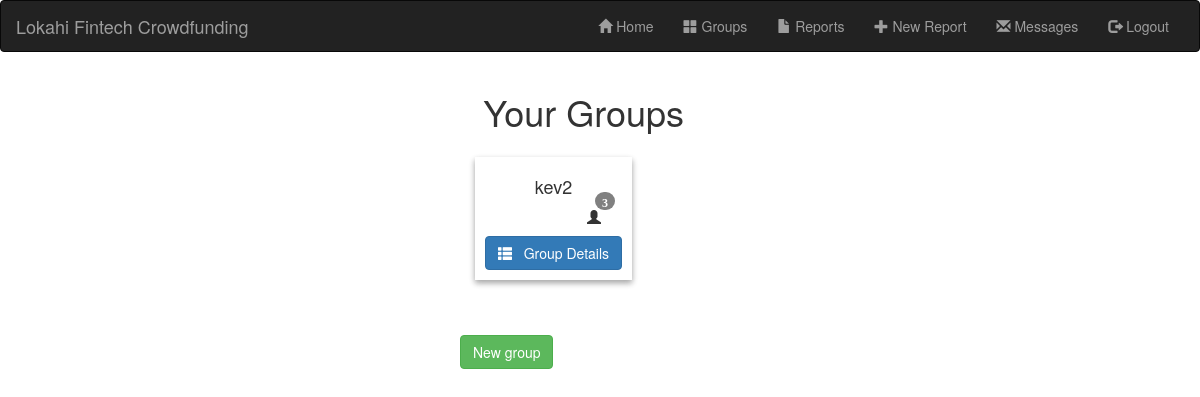
Before: /app/groups/ (signed in) with the older database file.
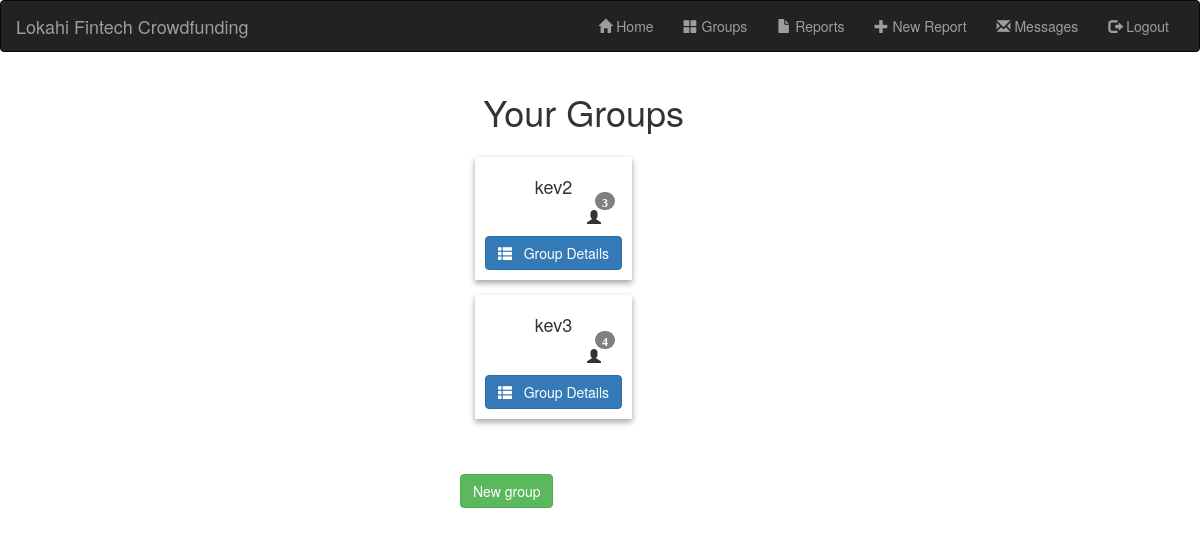
After: the same page with the newer database file.
### app/models.py (models this page shows, shortened)
class UserMadeGroup(models.Model):
    group_name = models.CharField(max_length=50, unique=True)
    members = models.ManyToManyField(User)
    reports = models.ManyToManyField(Report)
    def get_absolute_url(self):
        return reverse('group_detail', args=[str(self.id)])

### app/views.py (the view)
# urls.py: url(r'^groups/delete_message/(?P<groupId>[\w ]+)$', views.remove_from_group, name='remove_from_group'),
class groups(generic.ListView):
    model = UserMadeGroup
    paginate_by = 4
    context_object_name = 'groups'
    template_name = 'group_list.html'
    def get_queryset(self):
        return UserMadeGroup.objects.filter(members = self.request.user)

### app/templatetags/user_tags.py (called while the page is built)
@register.filter('has_group')
def has_group(user, group_name):
    groups = user.groups.all().values_list('name', flat=True)
    return True if group_name in groups else False

### app/templates/group_list.html
{% extends "base_generic.html" %}
{% block content %}
<h1 id = "group_list_title">Your Groups</h1>
    {% if user.is_authenticated %}
        <ul id = group_list>
        {% if groups %}
        {% for group in groups %}
        <div id = "group_cards" class="card text-center">
            <div class="card-block">
              <h4 class="card-title">{{ group.group_name }}</h4>
              <p class="card-text"></b>
                &nbsp; <span class="glyphicon glyphicon-user" style="float:right;">
                        <span class="badge badge-notify">{{ group.members.count }}</span>
                </span>
              </p>
              <a href="{{ group.get_absolute_url }}" class="btn btn-primary">
                  <span class="glyphicon glyphicon-th-list"> </span>
                  &nbsp; Group Details
                </a>
            </div>
          </div>
        {% endfor %}
        {% else %}
        <p>You are not in any groups.</p>
        {% endif %}
        <br></br>
        <a href='create_group' class="btn btn-success">New group</a>
        </ul>
    {% else %}
      <p>Your account doesn't have access to this page. To proceed,
        please login with an account that has access.</p>
    {% endif %}
{% endblock %}

### app/templates/base_generic.html (shortened to what this page needs)
{% load user_tags %}
<!DOCTYPE html>
<html lang="en">
<head>
  <link rel="stylesheet" href="https://maxcdn.bootstrapcdn.com/bootstrap/3.3.7/css/bootstrap.min.css">
  <link rel="stylesheet" type="text/css" href="//cdn.jsdelivr.net/bootstrap/3/css/bootstrap.css" />
  <link rel="stylesheet" type="text/css" href="//cdn.jsdelivr.net/bootstrap.daterangepicker/2/daterangepicker.css" />
  {% load static %}
  <link rel="stylesheet" href="{% static 'css/styles.css' %}">
</head>
<nav class="navbar navbar-inverse">
  <div class="container-fluid">
    <div class="navbar-header">
      <a class="navbar-brand" href="#">Lokahi Fintech Crowdfunding</a>
    </div>
    <ul class="nav navbar-nav" style="float:right;">
      <li><a href="{% url 'index' %}"><span class="glyphicon glyphicon-home"></span> Home</a></li>
      {% if user.is_authenticated %}
        <li><a href="{% url 'groups'%}?next={{request.path}}"><span class="glyphicon glyphicon-th-large"></span> Groups</a></li>
        <li><a href="{% url 'reports'%}?next={{request.path}}"><span class="glyphicon glyphicon-file"></span> Reports</a></li>
        <li><a href="{% url 'create_report'%}?next={{request.path}}"><span class="glyphicon glyphicon-plus"></span> New Report</a></li>
        <li><a href="{% url 'messages'%}?next={{request.path}}"> <span class="glyphicon glyphicon-envelope"></span> Messages</a></li>
        <li><a href="{% url 'logout'%}"><span class="glyphicon glyphicon-log-out"></span> Logout</a></li>
      {% else %}
         <li><a href="{% url 'login'%}?next={{request.path}}"><span class="glyphicon glyphicon-log-in"></span> Login</a></li>
         <li><a href="{% url 'create_user'%}?next={{request.path}}"><span class="glyphicon glyphicon-user"></span> New User?</a></li>
      {% endif %}
    </ul>
  </div>
</nav>
<body onload="pageScript();">
  <div id = "content-container" class="container-fluid" style="padding-left:35%;">
    <div class="row">
      <div class="col-sm-10 ">
      {% block content %}{% endblock %}
      </div>
    </div>
  </div>
  {% block pagination %}
  {% if is_paginated %}
        {% if page_obj.has_previous %}
        {% load url_tags %}
        {% endif %}
        {% if page_obj.has_next %}
        {% load url_tags %}
        {% endif %}
  {% endif %}
  {% endblock %}
</body>
</html>

### app/static/css/styles.css (style rules this page uses)
.badge-notify { background:grey; position:relative; top: -15px; left: -20px; margin-right: -13px; min-width: 6px; }
#group_list_title { padding-left:10%; }
#group_cards { box-shadow: 0 3px 6px rgba(0,0,0,0.16), 0 3px 6px rgba(0,0,0,0.23); padding: 10px; margin: 15px; }
#group_list { position: absolute; }

Changed rows visible on the page:
added UserMadeGroup: group_name "kev3", members.count "4"
